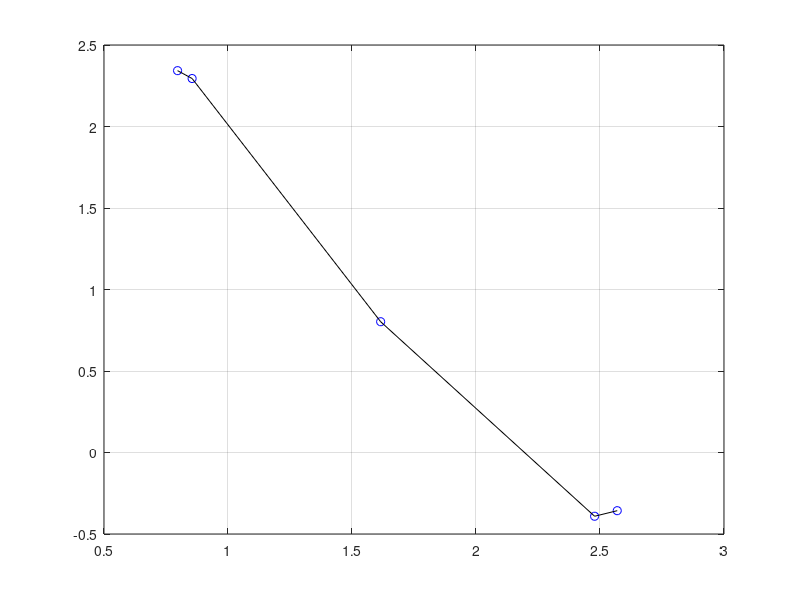

Here is the MATLAB script that generated this plot: (Note: this script raises an error after producing the figure.)
clear
clc

rng(1001)

N = 5;
x = cumsum(rand(N, 1)) % independent variable
y = sin(2 * x) + 2 * exp(-0.5 * x) % dependent variable

figure(1)
plot(x, y, 'bo')
hold on
plot(x, y, 'k-')
grid
hold off

%% zero-order spline interpolation
x_min = min(x);
x_max = max(x);
x_query = x_min + rand() * (x_max - x_min)

index = find(x <= x_query, 1, 'last')
y_pred = y(index)

hold on
plot(x_query, y_pred, 'Dr')
stairs(x, y, 'm--')
hold off

%% linear interpolation

y_pred_lin = interp1(x, y, x_query)

hold on
plot(x_query, y_pred_lin, 'ms')
hold off

index = find(x <= x_query, 1, 'last')

m = (y(index+1) - y(index)) / (x(index+1) - x(index));
n = y(index) - m * x(index);
 
y_pred_lin2 = m * x_query + n
 
hold on
plot(x_query, y_pred_lin, 'y^')
hold off

% multiple queries
x_min = min(x);
x_max = max(x);
x_query_vector = x_min + rand(3, 1) * (x_max - x_min)

y_pred_lin_vec = interp1(x, y, x_query_vector)

hold on
plot(x_query_vector, y_pred_lin_vec, 'kx')
hold off

%% natural cubic spline interpolation

x_range = x_min:0.01:x_max;
y_curve = spline(x, y, x_range);
y_pred_spline = spline(x, y, x_query)

hold on
plot(x_range, y_curve, 'r--')
plot(x_query, y_pred_spline, 'bv')
hold off

%% interpolation of 2D curves

N = 4;
t = [0 1 2 3 4]
x = [cumsum(rand(1, N)), 1]
y = [cumsum(rand(1, N)), 1.6]

plot(x, y, 'ko-')

t_query = 1.25
point = interp1(t, [x; y]', t_query)
 
hold on
plot(point(1), point(2), 'bD')
hold off

t_query = 1.5
x_point = interp1(t, x, t_query)
y_point = interp1(t, y, t_query)
 
hold on
plot(x_point, y_point, 'bs')
hold off

t_query = 1.5
x_point = spline(t, x, t_query)
y_point = spline(t, y, t_query)

t_range = 0:0.01:4;
x_range = spline(t, x, t_range);
y_range = spline(t, y, t_range);

hold on
plot(x_range, y_range, 'r--')
plot(x_point, y_point, 'g^')
hold off

